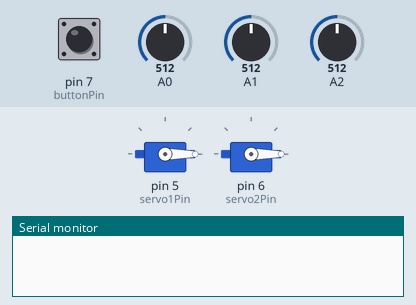
Recording of a sketch running on a simulated Arduino Uno, built with avr-gcc and run on an emulated ATmega328P. Shown: 2 × servo, the last lines printed to the serial monitor. The test bench sets the inputs (shaded band); at power-on: pin 7 (buttonPin) LOW, A0 = 512, A2 = 512, A1 = 512.

Above: at 1.2 s.
1.3 s: pin 7 (buttonPin) pulled HIGH for 0.15 s
At 1.71 s:
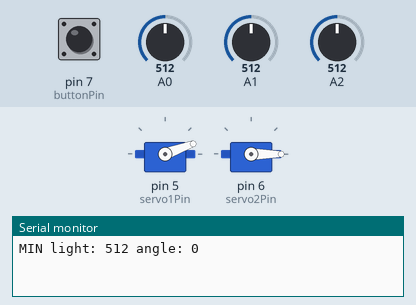
At 2.11 s:
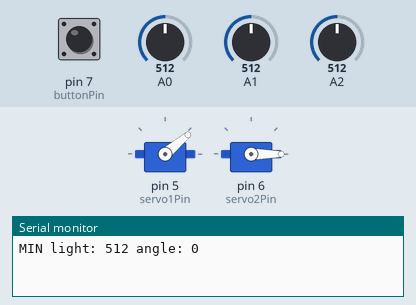
4.3 s: A0 set to 306
At 5.04 s:
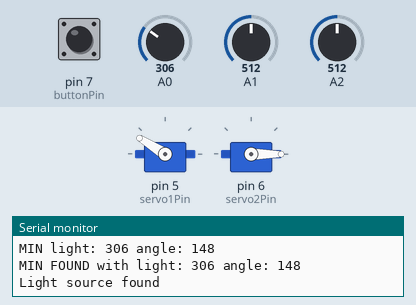
7.3 s: A2 set to 306
At 9.9 s:
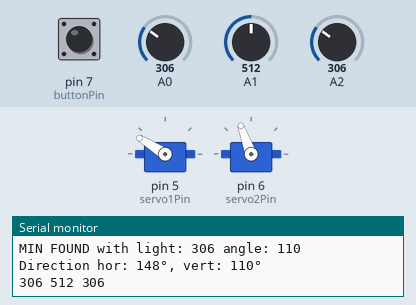
10.3 s: pin 7 (buttonPin) pulled HIGH for 1 s
13.3 s: A1 set to 170
16.3 s: A2 set to 170
Timing chart, 0 to 19.3 s (numbered marks = the images above; inputs shaded):
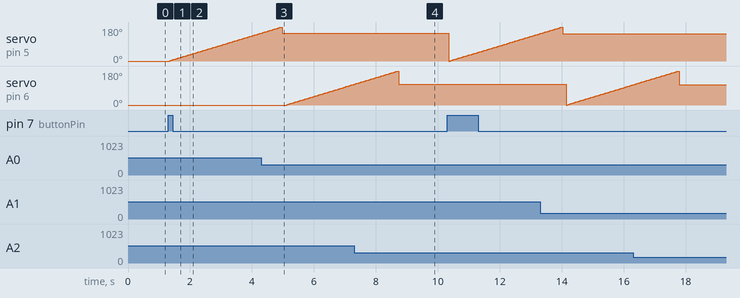

The sketch:

ex02_bonus.ino
```cpp
#include <Servo.h>

Servo		servo1;
Servo		servo2;

const int	servo1Pin = 5;
const int	servo2Pin = 6;
const int	buttonPin = 7;

int			initServo1Angle = 0;
int			initServo2Angle = 0;

int			buttonCounter = 0;
int			prevButtonState = 0;

// Settings:
const int	angleDelta = 2;
const int	delayBeforeLightMeasure = 40;

void setup()
{
	Serial.begin(9600);
	pinMode(buttonPin, INPUT);
	servo1.attach(servo1Pin);
	servo2.attach(servo2Pin);
	servo1.write(initServo1Angle);
	servo2.write(initServo2Angle);
}

void	rotateHor()
{
	int currAngle = 0;
	int minAngle = 180;
	int minLightVal = 2000;
	int currLight = 2000;
	while (currAngle <= 180)
	{
		servo1.write(currAngle);
		delay(delayBeforeLightMeasure);
		currLight = min(analogRead(A0), analogRead(A1));
		if (currLight < minLightVal)
		{
			minLightVal = currLight;
			minAngle = currAngle;
			Serial.println("MIN light: " + String(currLight) + " angle: " + String(currAngle));
		}
		// Serial.println("Curr light: " + String(currLight));
		currAngle += angleDelta;
	}
	Serial.println("MIN FOUND with light: " + String(minLightVal) + " angle: " + String(minAngle));
	servo1.write(minAngle);
}

void	rotateVert()
{
	int currAngle = 0;
	int minAngle = 180;
	int minLightVal = 2000;
	int currLight = 2000;
	while (currAngle <= 180)
	{
		servo2.write(currAngle);
		delay(delayBeforeLightMeasure);
		currLight = analogRead(A2);
		if (currLight < minLightVal)
		{
			minLightVal = currLight;
			minAngle = currAngle;
			Serial.println("MIN light: " + String(currLight) + " angle: " + String(currAngle));
		}
		// Serial.println("Curr light: " + String(currLight));
		currAngle += angleDelta;
	}
	Serial.println("MIN FOUND with light: " + String(minLightVal) + " angle: " + String(minAngle));
	servo2.write(minAngle);
}

void	printLightValues()
{
	int light1 = analogRead(A0);
	int light2 = analogRead(A1);
	int light3 = analogRead(A2);
	Serial.print(light1);
	Serial.print(" ");
	Serial.print(light2);
	Serial.print(" ");
	Serial.println(light3);
}

void	printLightDirection()
{
	int	l1 = analogRead(A0);
	int	l2 = analogRead(A1);
	int	l3 = analogRead(A2);
	int	angleHor = servo1.read();
	int	angleVert = servo2.read();
	if (l2 < l1)
		angleHor += 180;
	Serial.println("Direction hor: " + String(angleHor) + "°, vert: " + String(angleVert) + "°");
	Serial.println(String(l1) + " " + String(l2) + " " + String(l3));
}

void	loop()
{
	int buttonState = digitalRead(buttonPin);
	if (buttonState == HIGH && buttonState != prevButtonState)
		buttonCounter += 1;
	//printLightValues();
	if (buttonCounter % 2 == 1)
	{
		rotateHor();
		Serial.println("Light source found");
		delay(100);
		rotateVert();
		buttonCounter++;
		printLightDirection();
	}
	prevButtonState = buttonState;
	delay(100);
}
```

Measured:
- after the input at 1.3 s, servo on pin 5 (servo1Pin): moves from 0° to 148° over 2.9 s, starting at once
- by itself, servo on pin 6 (servo2Pin): rises from 106° to 180° in 1.4 s, then falls to 106° in 0.04 s
